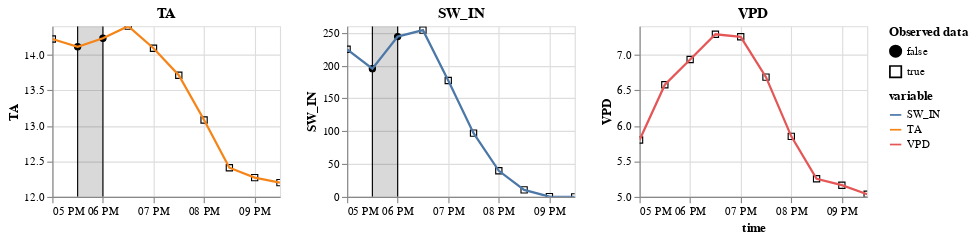

This figure's notebook cell:
### Code cell
m_df.show(bind_interaction = False)

### Figure 1 — Vega-Lite specification as saved in the notebook (floating-point values rounded to 4 significant figures)
{"config": {"view": {"continuousWidth": 400, "continuousHeight": 300}}, "vconcat": [{"hconcat": [{"layer": [{"data": {"name": "data-68ea87d77c85fcd128943e4946aabb22"}, "mark": {"type": "point", "color": "black", "fillOpacity": 1, "strokeWidth": 1}, "encoding": {"fill": {"field": "is_present", "legend": {"title": ["Observed data"]}, "scale": {"range": ["black", "#ffffff00"]}, "type": "nominal"}, "shape": {"field": "is_present", "type": "nominal"}, "x": {"axis": {"domain": true, "labels": true, "ticks": true, "title": "time"}, "field": "time", "type": "temporal"}, "y": {"field": "value", "scale": {"zero": false}, "title": "TA", "type": "quantitative"}}}, {"layer": [{"mark": "rule", "encoding": {"x": {"axis": {"domain": false, "labels": false, "ticks": false, "title": null}, "field": "gap_start", "type": "temporal"}}}, {"mark": "rule", "encoding": {"x": {"axis": {"domain": false, "labels": false, "ticks": false, "title": null}, "field": "gap_end", "type": "temporal"}}}, {"mark": {"type": "rect", "color": "black", "opacity": 0.15}, "encoding": {"x": {"axis": {"domain": false, "labels": false, "ticks": false, "title": null}, "field": "gap_start", "type": "temporal"}, "x2": {"field": "gap_end"}}}], "data": {"name": "data-c8182dc3db8067cf5aaf76e1a132f712"}}, {"data": {"name": "data-68ea87d77c85fcd128943e4946aabb22"}, "mark": "line", "encoding": {"color": {"field": "variable", "type": "nominal"}, "x": {"field": "time", "type": "temporal"}, "y": {"field": "value", "scale": {"zero": false}, "title": "TA", "type": "quantitative"}}, "name": "view_3"}], "height": 150, "title": "TA", "width": 200}, {"layer": [{"data": {"name": "data-89237cbe188f05ebcca2d6d5d93729f0"}, "mark": {"type": "point", "color": "black", "fillOpacity": 1, "strokeWidth": 1}, "encoding": {"fill": {"field": "is_present", "legend": {"title": ["Observed data"]}, "scale": {"range": ["black", "#ffffff00"]}, "type": "nominal"}, "shape": {"field": "is_present", "type": "nominal"}, "x": {"axis": {"domain": true, "labels": true, "ticks": true, "title": "time"}, "field": "time", "type": "temporal"}, "y": {"field": "value", "scale": {"zero": false}, "title": "SW_IN", "type": "quantitative"}}}, {"layer": [{"mark": "rule", "encoding": {"x": {"axis": {"domain": false, "labels": false, "ticks": false, "title": null}, "field": "gap_start", "type": "temporal"}}}, {"mark": "rule", "encoding": {"x": {"axis": {"domain": false, "labels": false, "ticks": false, "title": null}, "field": "gap_end", "type": "temporal"}}}, {"mark": {"type": "rect", "color": "black", "opacity": 0.15}, "encoding": {"x": {"axis": {"domain": false, "labels": false, "ticks": false, "title": null}, "field": "gap_start", "type": "temporal"}, "x2": {"field": "gap_end"}}}], "data": {"name": "data-c8182dc3db8067cf5aaf76e1a132f712"}}, {"data": {"name": "data-89237cbe188f05ebcca2d6d5d93729f0"}, "mark": "line", "encoding": {"color": {"field": "variable", "type": "nominal"}, "x": {"field": "time", "type": "temporal"}, "y": {"field": "value", "scale": {"zero": false}, "title": "SW_IN", "type": "quantitative"}}, "name": "view_4"}], "height": 150, "title": "SW_IN", "width": 200}, {"layer": [{"mark": {"type": "point", "color": "black", "fillOpacity": 1, "strokeWidth": 1}, "encoding": {"fill": {"field": "is_present", "legend": {"title": ["Observed data"]}, "scale": {"range": ["black", "#ffffff00"]}, "type": "nominal"}, "shape": {"field": "is_present", "type": "nominal"}, "x": {"axis": {"domain": true, "labels": true, "ticks": true, "title": "time"}, "field": "time", "type": "temporal"}, "y": {"field": "value", "scale": {"zero": false}, "title": "VPD", "type": "quantitative"}}}, {"mark": "line", "encoding": {"color": {"field": "variable", "type": "nominal"}, "x": {"field": "time", "type": "temporal"}, "y": {"field": "value", "scale": {"zero": false}, "title": "VPD", "type": "quantitative"}}, "name": "view_5"}], "data": {"name": "data-87566384334aba3c379fa0e38b728291"}, "height": 150, "title": "VPD", "width": 200}]}], "params": [{"name": "param_8", "select": {"type": "interval"}, "bind": "scales", "views": ["view_3"]}, {"name": "param_9", "select": {"type": "interval"}, "bind": "scales", "views": ["view_4"]}, {"name": "param_10", "select": {"type": "interval"}, "bind": "scales", "views": ["view_5"]}], "$schema": "https://vega.github.io/schema/vega-lite/v5.2.0.json", "datasets": {"data-68ea87d77c85fcd128943e4946aabb22": [{"time": "2000-06-15T17:00:00", "variable": "TA", "value": 14.22, "is_present": true}, {"time": "2000-06-15T17:30:00", "variable": "TA", "value": 14.11, "is_present": false}, {"time": "2000-06-15T18:00:00", "variable": "TA", "value": 14.23, "is_present": false}, {"time": "2000-06-15T18:30:00", "variable": "TA", "value": 14.4, "is_present": true}, {"time": "2000-06-15T19:00:00", "variable": "TA", "value": 14.09, "is_present": true}, {"time": "2000-06-15T19:30:00", "variable": "TA", "value": 13.71, "is_present": true}, {"time": "2000-06-15T20:00:00", "variable": "TA", "value": 13.08, "is_present": true}, {"time": "2000-06-15T20:30:00", "variable": "TA", "value": 12.41, "is_present": true}, {"time": "2000-06-15T21:00:00", "variable": "TA", "value": 12.27, "is_present": true}, {"time": "2000-06-15T21:30:00", "variable": "TA", "value": 12.2, "is_present": true}], "data-c8182dc3db8067cf5aaf76e1a132f712": [{"gap_start": "2000-06-15T17:30:00", "gap_end": "2000-06-15T18:00:00"}], "data-89237cbe188f05ebcca2d6d5d93729f0": [{"time": "2000-06-15T17:00:00", "variable": "SW_IN", "value": 224.8, "is_present": true}, {"time": "2000-06-15T17:30:00", "variable": "SW_IN", "value": 195.3, "is_present": false}, {"time": "2000-06-15T18:00:00", "variable": "SW_IN", "value": 244.2, "is_present": false}, {"time": "2000-06-15T18:30:00", "variable": "SW_IN", "value": 253.9, "is_present": true}, {"time": "2000-06-15T19:00:00", "variable": "SW_IN", "value": 177.3, "is_present": true}, {"time": "2000-06-15T19:30:00", "variable": "SW_IN", "value": 97.07, "is_present": true}, {"time": "2000-06-15T20:00:00", "variable": "SW_IN", "value": 39.71, "is_present": true}, {"time": "2000-06-15T20:30:00", "variable": "SW_IN", "value": 10.65, "is_present": true}, {"time": "2000-06-15T21:00:00", "variable": "SW_IN", "value": 0.32, "is_present": true}, {"time": "2000-06-15T21:30:00", "variable": "SW_IN", "value": 0.0, "is_present": true}], "data-87566384334aba3c379fa0e38b728291": [{"time": "2000-06-15T17:00:00", "variable": "VPD", "value": 5.799, "is_present": true}, {"time": "2000-06-15T17:30:00", "variable": "VPD", "value": 6.577, "is_present": true}, {"time": "2000-06-15T18:00:00", "variable": "VPD", "value": 6.931, "is_present": true}, {"time": "2000-06-15T18:30:00", "variable": "VPD", "value": 7.286, "is_present": true}, {"time": "2000-06-15T19:00:00", "variable": "VPD", "value": 7.251, "is_present": true}, {"time": "2000-06-15T19:30:00", "variable": "VPD", "value": 6.683, "is_present": true}, {"time": "2000-06-15T20:00:00", "variable": "VPD", "value": 5.851, "is_present": true}, {"time": "2000-06-15T20:30:00", "variable": "VPD", "value": 5.254, "is_present": true}, {"time": "2000-06-15T21:00:00", "variable": "VPD", "value": 5.164, "is_present": true}, {"time": "2000-06-15T21:30:00", "variable": "VPD", "value": 5.037, "is_present": true}]}}
